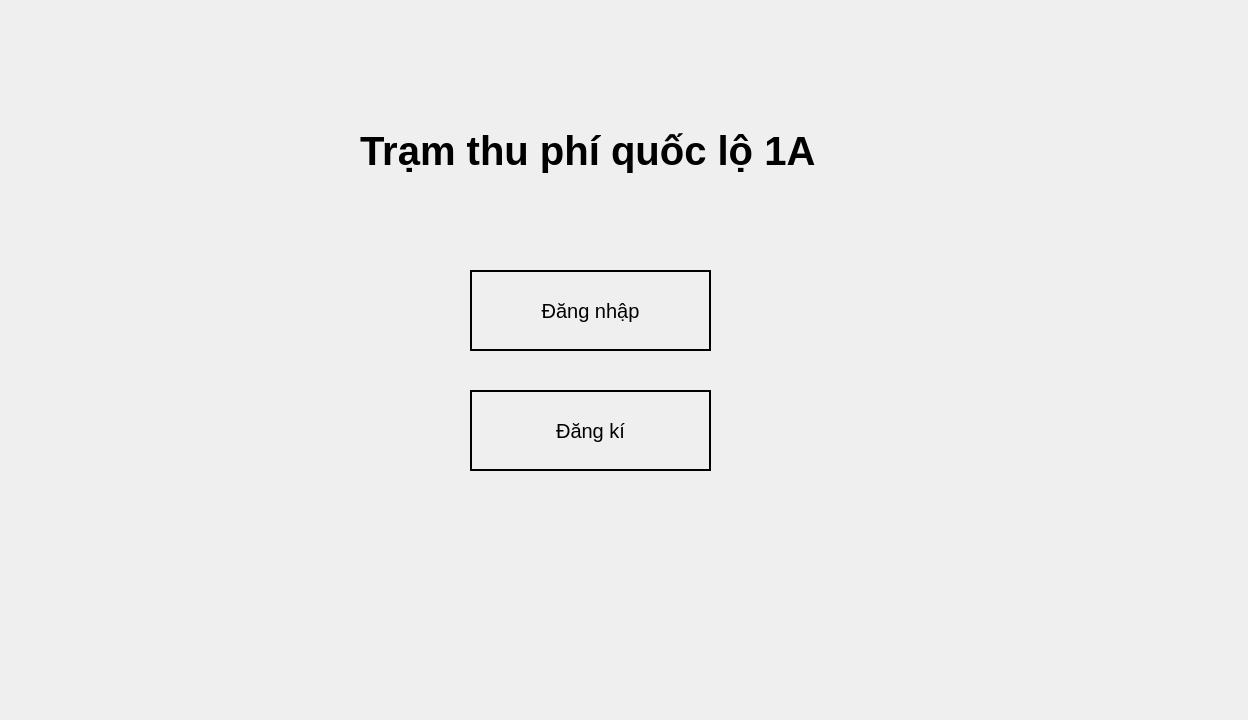
<?xml version="1.0" encoding="UTF-8"?>
<ui version="4.0">
 <class>Giaodienchinh</class>
 <widget class="QDialog" name="Giaodienchinh">
  <property name="geometry">
   <rect>
    <x>0</x>
    <y>0</y>
    <width>1248</width>
    <height>720</height>
   </rect>
  </property>
  <property name="windowTitle">
   <string>Dialog</string>
  </property>
  <widget class="QPushButton" name="buttonDnhap">
   <property name="geometry">
    <rect>
     <x>470</x>
     <y>270</y>
     <width>241</width>
     <height>81</height>
    </rect>
   </property>
   <property name="font">
    <font>
     <pointsize>15</pointsize>
    </font>
   </property>
   <property name="styleSheet">
    <string notr="true">border: 2px solid black</string>
   </property>
   <property name="text">
    <string>Đăng nhập</string>
   </property>
  </widget>
  <widget class="QLabel" name="lblbackground">
   <property name="geometry">
    <rect>
     <x>-8</x>
     <y>-1</y>
     <width>1251</width>
     <height>720</height>
    </rect>
   </property>
   <property name="text">
    <string/>
   </property>
   <property name="pixmap">
    <pixmap>C:/Users/linh/Pictures/Screenshots/Screenshot 2024-05-15 123209.png</pixmap>
   </property>
   <property name="scaledContents">
    <bool>true</bool>
   </property>
  </widget>
  <widget class="QPushButton" name="buttonDki">
   <property name="geometry">
    <rect>
     <x>470</x>
     <y>390</y>
     <width>241</width>
     <height>81</height>
    </rect>
   </property>
   <property name="font">
    <font>
     <pointsize>15</pointsize>
    </font>
   </property>
   <property name="styleSheet">
    <string notr="true">border: 2px solid black</string>
   </property>
   <property name="text">
    <string>Đăng kí</string>
   </property>
  </widget>
  <widget class="QLabel" name="label_2">
   <property name="geometry">
    <rect>
     <x>360</x>
     <y>100</y>
     <width>581</width>
     <height>101</height>
    </rect>
   </property>
   <property name="font">
    <font>
     <pointsize>30</pointsize>
     <bold>true</bold>
    </font>
   </property>
   <property name="text">
    <string>Trạm thu phí quốc lộ 1A</string>
   </property>
  </widget>
  <zorder>lblbackground</zorder>
  <zorder>buttonDnhap</zorder>
  <zorder>buttonDki</zorder>
  <zorder>label_2</zorder>
 </widget>
 <resources/>
 <connections/>
</ui>
